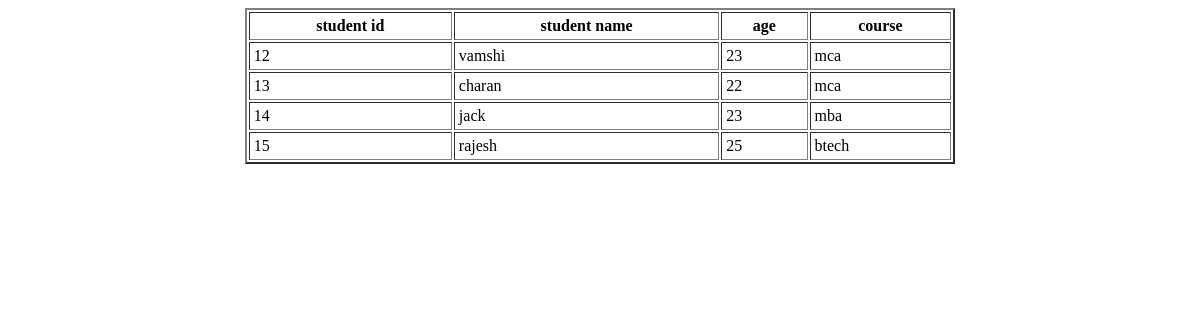
Page /details on the earlier database version.
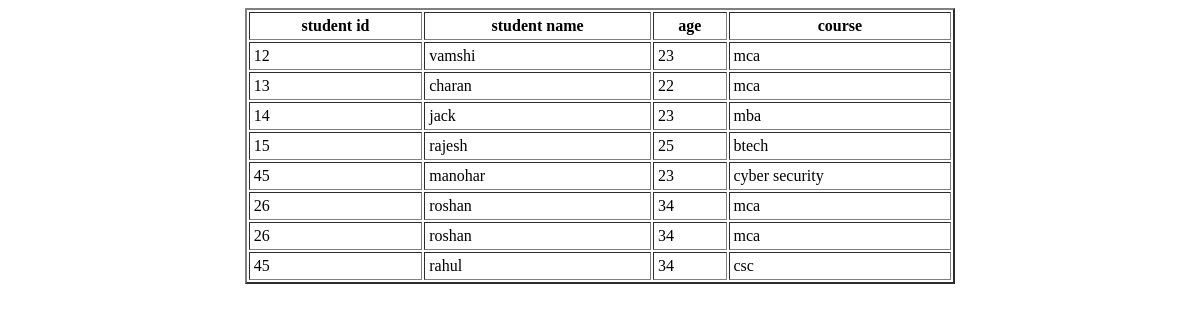
Same page on the later database version.
### app1/models.py (models this page shows)
class student(models.Model):
    sid=models.IntegerField()
    sname=models.CharField(max_length=20)
    age=models.IntegerField()
    course=models.CharField(max_length=20)

### app1/views.py (the view)
# urls.py: path('details',display,name='data'),
def display(request):
    data=student.objects.all()
    return render(request,'details.html',{'data':data})

### templates/details.html (shortened to what this page needs)
<!DOCTYPE html>
<html lang="en">
<head>
</head>
<body>
    <center>
        <table border="2" width="60%" cellpadding="4px">
            <tr>
                <th>student id</th>
                <th>student name</th>
                <th>age</th>
                <th>course</th>
            </tr>
          {% for x in data %}
            <tr>
                <td>{{x.sid}}</td>
                <td>{{x.sname}}</td>
                <td>{{x.age}}</td>
                <td>{{x.course}}</td>
            </tr>
            {% endfor %}
        </table>
    </center>
</body>
</html>

Differences in the rows shown:
added student: sid "45", sname "manohar", age "23", course "cyber security"
added student: sid "26", sname "roshan", age "34", course "mca"
added student: sid "26", sname "roshan", age "34", course "mca"
added student: sid "45", sname "rahul", age "34", course "csc"
